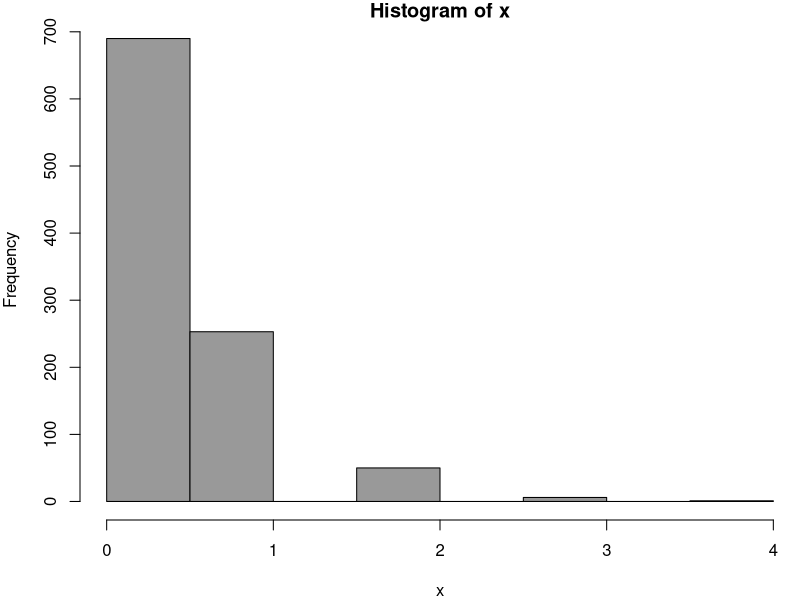
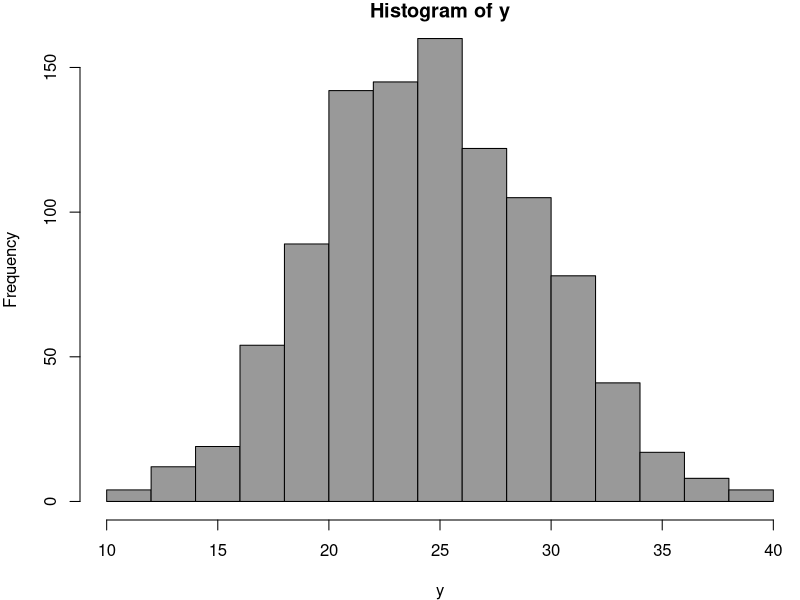

Write R code to recreate these figures, in order.

# Question 1
set.seed(321)
x <- rpois(1000, lambda = 0.35)
pdf('Labs/Lab3/figures/q1_hist.pdf', width = 6, height = 3)
par(mar = c(4, 4, 1, 0))
hist(x, col = 'gray60')
dev.off()

# Question 2
set.seed(321)
y <- rpois(1000, lambda = 25)
pdf('Labs/Lab3/figures/q2_hist.pdf', width = 6, height = 3)
par(mar = c(4, 4, 1, 0))
hist(y, col = 'gray60')
dev.off()
